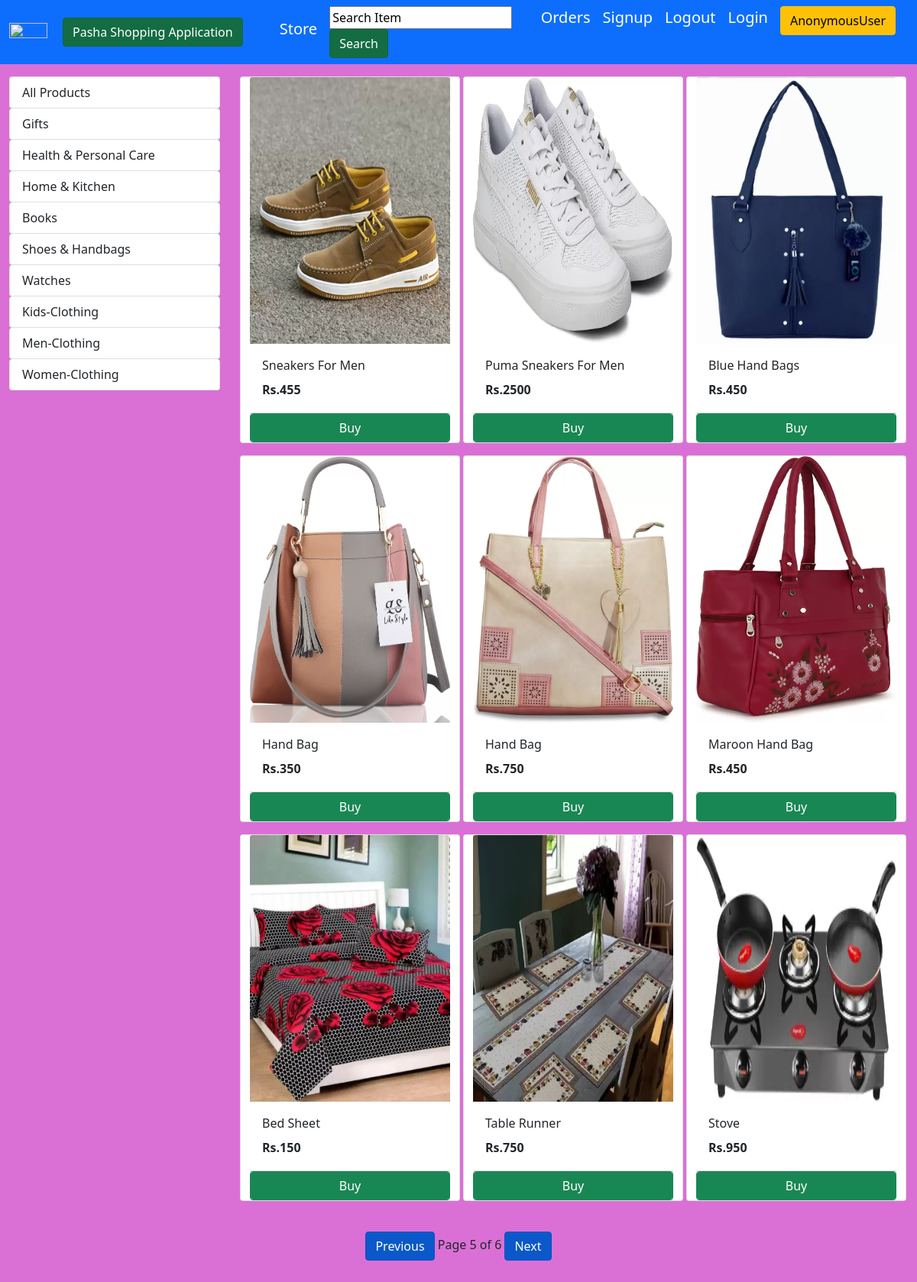
The page /home/?page=5 on the database its author committed.
### testapp/models.py (models this page shows, shortened)
class Category(models.Model):
    name = models.CharField(max_length=50)

class Products(models.Model):
    name = models.CharField(max_length=60)
    price = models.IntegerField(default=0)
    category = models.ForeignKey(Category, on_delete=models.CASCADE, default=1)
    description = models.CharField(max_length=250, default='', blank=True, null=True)
    image = models.ImageField(upload_to='static/images/')

### testapp/views.py (the view)
# urls.py: path('home/', views.home_view),
def home_view(request):
    category = Category.objects.all()
    products = Products.objects.all()
    form = forms.SearchForm()
    paginator = Paginator(products,9)
    page_number = request.GET.get('page')
    try:
       products = paginator.page(page_number)
    except PageNotAnInteger:
        products = paginator.page(1)
    except EmptyPage:
        products = paginator.page(paginator.num_pages)
    if request.method =="POST":
        form = forms.SearchForm(request.POST)
        if form.is_valid():
            name = form.cleaned_data["search"]
            products = Products.objects.filter(name__icontains = name)
            print(products)
    return render(request, 'testapp/index.html', {"categories": category, "products": products,"form":form})

### testapp/forms.py
class SearchForm(forms.Form):
    search = forms.CharField(max_length=10,label="",initial="Search Item")

### testapp/templatetags/cust_filters.py (called while the page is built)
@register.filter(name='currency')
def price_filter(value):
    result = "Rs."+str(value)
    return result

### templates/testapp/index.html (shortened to what this page needs)
<!DOCTYPE html>
{% load static %}
{% load cust_filters %}
<html>
  <head>
    <link href="https://cdn.jsdelivr.net/npm/bootstrap@5.1.3/dist/css/bootstrap.min.css" rel="stylesheet">
    <link rel = "stylesheet" href ="{% static 'css/base1.css' %}">
  </head>
  <body>
    <nav class="navbar navbar-expand-sm bg-primary active" ">
      <div class="container-fluid">
        <ul class="navbar-nav">
          <li>
            <a class="navbar-brand" style="color: white;"  href="#" ><img src="https://www.freepnglogos.com/uploads/shopping-cart-png/shopping-cart-svg-png-icon-download-28.png" style="width:50px;height:50px,color:text-light;" />&emsp;<strong class="btn btn-success active">Pasha Shopping Application</strong></a>
          </li>&emsp;&emsp;
          <li class="nav-item">
            <a class="navbar-brand" style="color: white;" href="/home">Store</a>
          </li>
    </ul>
    <ul class="navbar-nav">
		<form method = "POST">
			{{form}}
			<input type="submit" value="Search" class="btn btn-success active">&emsp;
			</form>
      <li>
        <a class="navbar-brand" style="color: white;" href="/orderitems">Orders</a>
      </li>
      <li>
        <a class="navbar-brand" style="color: white;" href="/signup">Signup</a>
      </li>
      <li>
        <a class="navbar-brand"style="color: white;" href="/accounts/logout/">Logout</a>
      </li>
      <li>
        <a class="navbar-brand"style="color: white;" href="/accounts/login/">Login</a>
      </li>
      <li>
        <a class="navbar-brand" style="color: white;"  href="#"><strong  class="btn btn-warning">{{request.user}}</strong></a>
      </li>
    </ul>
  </div>
</nav>
<div class="container-fluid mt-3">
	<div class="row">
		<div class="col-lg-3 mx-auto">
			<div class="list-group">
				<a href="/home" class="list-group-item list-group-item-action btn btn-outline-success">All Products</a>
				{% for category in categories %}
				<a href="/{{category.id}}"
					class="list-group-item list-group-item-action btn btn-outline-success ">{{category.name}}</a>
				{% endfor %}
			</div>
		</div>
		<div id='products' class="col-lg-9 mx-auto">
			<div class="row mx-auto">
				{% for product in products %}
				<div class="card mx-auto mb-3" id={{product.id}} style="width: 18rem;height:30rem">
					<img class="card-img-top" src="{{product.image.url}}" alt="Card image cap">
					<div class="card-body">
						<p class="card-title">{{product.name|title}}</p>
						<p class="card-text"><b>{{product.price|currency}}</b></p>
					</div>
					<div class="card-footer p-0 no-gutters">
						{% if product %}
						<div class="row no-gutters">
						<form action="" method="POST" class="btn-block">
							<a href="/order/{{product.id}}" class="float-right btn btn-success form-control">Buy</a>
						</form>
						</div>
						{% endif %}
					</div>
				</div>
				{% endfor %}
			</div>
		</div>
	</div>
</div><br>
{% include 'testapp/pagination.html' with page=products %}<br><br>
  </body>
</html>

### static/css/base1.css (style rules this page uses)
body { background-color: orchid; }
img { width: 100%; height: 73%; }

### rows shown on the page
Category: name "Gifts"
Category: name "Health & Personal Care"
Category: name "Home & Kitchen"
Category: name "Books"
Category: name "Shoes & Handbags"
Category: name "Watches"
Category: name "Kids-Clothing"
Category: name "Men-Clothing"
Category: name "Women-Clothing"
Products: image (picture), name "Sneakers For Men", price "Rs.455"
Products: image (picture), name "Puma Sneakers For Men", price "Rs.2500"
Products: image (picture), name "Blue Hand Bags", price "Rs.450"
Products: image (picture), name "Hand Bag", price "Rs.350"
Products: image (picture), name "Hand Bag", price "Rs.750"
Products: image (picture), name "Maroon Hand Bag", price "Rs.450"
Products: image (picture), name "Bed Sheet", price "Rs.150"
Products: image (picture), name "Table Runner", price "Rs.750"
Products: image (picture), name "Stove", price "Rs.950"

### other values the page prints
{{ request.user }} "AnonymousUser"
{{ page.number }} "5"
{{ page.paginator.num_pages }} "6"
